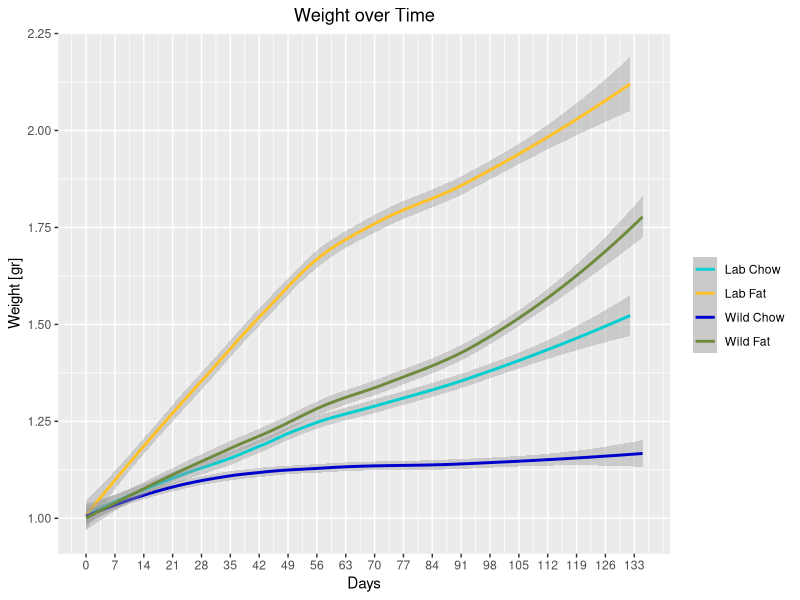
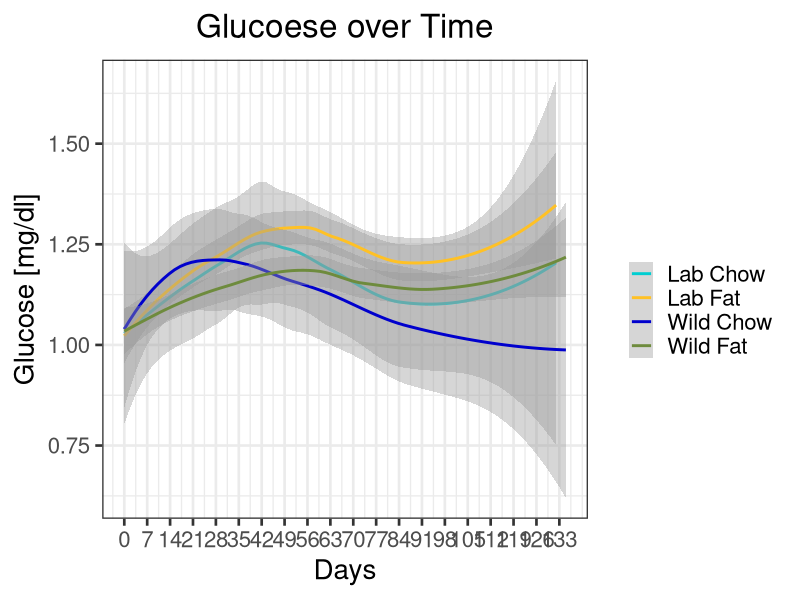
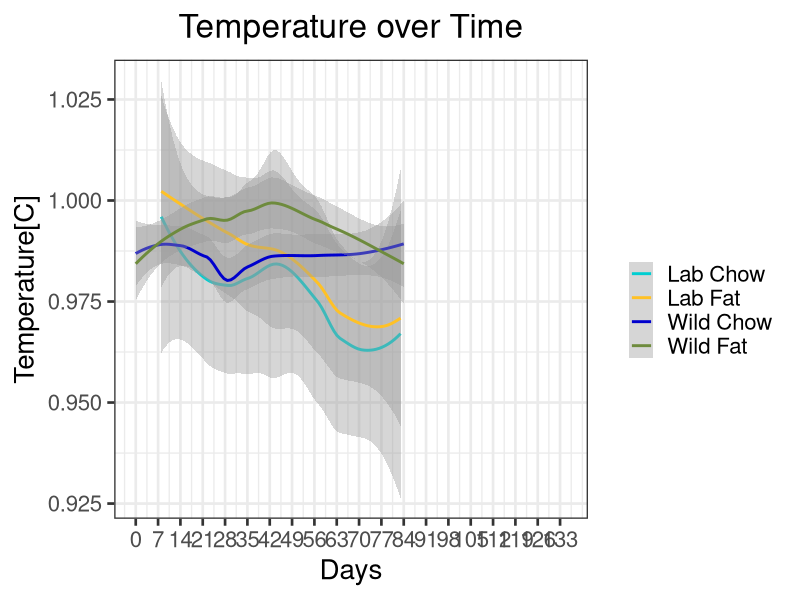

Write R code to recreate these figures, in order. (Note: this script raises an error after producing the figures.)
## ---- chunk 1

setwd("~/Desktop/Research/NAFLD/Experiments/All Experiments togehter")
library(ggplot2)
library(gdata)
library(rlist)
library(ggpubr)
library(gridBase)
library(gridExtra)
#installation of ggpubr, according to websitehttp://www.sthda.com/english/articles/24-ggpubr-publication-ready-plots/81-ggplot2-easy-way-to-mix-multiple-graphs-on-the-same-page/

cd <- read.csv("AllExp.csv")


#Change Date to custome date of R programm, no need now, format is already fine
cd$Date <- as.Date(cd$Date, "%m/%d/%y")

#for calculating days after starting the exp
for (sex in unique(cd$Gender)){

  for (Days in unique(cd$Experiment)) {
  
    for (Days2 in unique(cd$Microbiome)) {
    
    lowdate <- min(cd$Date[cd$Experiment == Days & cd$Microbiome == Days2 & cd$Gender == sex])
  
    cd$Days[cd$Experiment == Days & cd$Microbiome == Days2& cd$Gender == sex] <- cd$Date[cd$Experiment == Days & cd$Microbiome == Days2 & cd$Gender == sex] - lowdate
    }
  }
}

minval <- min(cd$Weight[cd$Gender == "Female"], na.rm = TRUE)
maxval <- max(cd$Weight[cd$Gender == "Female"], na.rm = TRUE)

minvalmales <- min(cd$Weight[cd$Gender == "Male"], na.rm = TRUE)
maxvalmales <- max(cd$Weight[cd$Gender == "Male"], na.rm = TRUE)

maxdays <- max(cd$Days[cd$Gender == "Female"], na.rm = TRUE)
maxdaysmales <- max(cd$Days[cd$Gender == "Male"], na.rm = TRUE)
mindays <- min(cd$Days, na.rm = TRUE)
sex <- "Female"
sex2 <- "Male"

cd$UID <- NA
cd$Temp <- paste(cd$Experiment, cd$Microbiome, cd$Food, cd$Cage, cd$Mouse, cd$Gender)

for (mouse in unique(cd$Temp)) {
  mouse.list <- as.vector(strsplit(mouse, " ")[[1]])
 
  microbiome <- "2"
  if (mouse.list[2] == "Wild") {
   
    microbiome <- "1"
   
        }
 
  food <- "2"
  if (mouse.list[3] == "Fat") {
   
    food <- "1"
   
  }
  
  gender <- "2"
  
  if (mouse.list[6] == "Female") {
    gender <- "1"
    
  }
 
  uid <- paste0(gender, mouse.list[1], microbiome, food, mouse.list[4], mouse.list[5])
 
  cd$UID[cd$Temp == mouse] <- as.numeric(uid)
 
}
 
#create a new variable for proportional weight
cd$PropWeight <- NA
 
#loop through each mouse with UID
for (mouse in unique(cd$UID)) {
 
  #find minimum day (start day) and minimum weight (on start day)
  minDay <- min(cd$Day[cd$UID == mouse])
  minWeight <- cd$Weight[cd$UID == mouse & cd$Day == minDay]
 
  #find and save proportional weight for the current mouse
  cd$PropWeight[cd$UID == mouse] <- cd$Weight[cd$UID == mouse] / minWeight
 
}
#create a new variable for proportional glucose
cd$PropGlucose <- NA
 
#loop through each mouse with UID
for (mouse in unique(cd$UID)) {
 
  #find minimum day (start day) and minimum weight (on start day)
  minDay <- min(cd$Day[cd$UID == mouse])
  minGlucose <- cd$Glucose[cd$UID == mouse & cd$Day == minDay]
 
  #find and save proportional weight for the current mouse
  cd$PropGlucose[cd$UID == mouse] <- cd$Glucose[cd$UID == mouse] / minGlucose
 
}

#create a new variable for proportional glucose
cd$PropTemp <- NA
 
#loop through each mouse with UID
for (mouse in unique(cd$UID)) {
 
  #find minimum day (start day) and minimum weight (on start day)
  minTemp <- logical(0)
  minDay <- 0
  while (length(minTemp) == 0) {
    minDay <- minDay + 1
    minTemp <- cd$Temperature[cd$UID == mouse & cd$Day == minDay]
  }

 
  #find and save proportional weight for the current mouse
  cd$PropTemp[cd$UID == mouse] <- cd$Temperature[cd$UID == mouse] / minTemp
 
}

#Plot proportional weight gain of all mice

cd$Color <- paste(cd$Microbiome, cd$Food)

cdFemale <- subset(cd, cd$Gender == "Female")

plotPropWeightFemale <- ggplot(cdFemale, aes(x = cdFemale$Days, y = cdFemale$PropWeight, color = cdFemale$Color)) +
                                 geom_smooth() +
  scale_x_continuous(breaks=seq(0,maxdays, 7), limits = c(mindays, maxdays)) +
 # xlim(c(mindays, maxdays)) +
  xlab("Days") +
  ylab("Weight [gr]") +
  scale_colour_manual("", values = c("darkturquoise","goldenrod1", "blue3", "darkolivegreen4"), breaks = c("Lab Chow", "Lab Fat", "Wild Chow", "Wild Fat")) +
  theme_set(theme_bw(base_size = 20) ) +
    theme(plot.title = element_text(hjust = 0.5)) +
      ggtitle("Weight over Time")

  

#Plot proportional glucose gain of all mice

cd$Color <- paste(cd$Microbiome, cd$Food)

cdFemale <- subset(cd, cd$Gender == "Female")

plotPropGlucoseFemale <- ggplot(cdFemale, aes(x = cdFemale$Days, y = cdFemale$PropGlucose, color = cdFemale$Color)) +
                                 geom_smooth() +
  scale_x_continuous(breaks=seq(0,maxdays, 7), limits = c(mindays, maxdays)) +
 # xlim(c(mindays, maxdays)) +
  xlab("Days") +
  ylab("Glucose [mg/dl]") +
  scale_colour_manual("", values = c("darkturquoise","goldenrod1", "blue3", "darkolivegreen4"), breaks = c("Lab Chow", "Lab Fat", "Wild Chow", "Wild Fat")) +
  theme_set(theme_bw(base_size = 20) ) +
    theme(plot.title = element_text(hjust = 0.5)) +
      ggtitle("Glucoese over Time")

  

#Plot proportional TEMPERATURE gain of all mice

cd$Color <- paste(cd$Microbiome, cd$Food)

cdFemale <- subset(cd, cd$Gender == "Female")

plotPropTemperatureFemale <- ggplot(cdFemale, aes(x = cdFemale$Days, y = cdFemale$PropTemp, color = cdFemale$Color)) +
                                 geom_smooth() +
  scale_x_continuous(breaks=seq(0,maxdays, 7), limits = c(mindays, maxdays)) +
 # xlim(c(mindays, maxdays)) +
  xlab("Days") +
  ylab("Temperature[C]") +
  scale_colour_manual("", values = c("darkturquoise","goldenrod1", "blue3", "darkolivegreen4"), breaks = c("Lab Chow", "Lab Fat", "Wild Chow", "Wild Fat")) +
  theme_set(theme_bw(base_size = 20) ) +
    theme(plot.title = element_text(hjust = 0.5)) +
      ggtitle("Temperature over Time")

print(plotPropWeightFemale)
  
print(plotPropGlucoseFemale)  
print(plotPropTemperatureFemale)  

cd$WeightBin <- FALSE

cd$WeightBin[cd$PropWeight > 1.25] <- TRUE

FatWildHigh <- subset(cd, cd$WeightBin == TRUE & cd$Microbiome == "Wild" & cd$Food == "Fat" & cd$Days == "31")

cd$WeightBin[cd$PropWeight < 1.25] <- TRUE

FatWildLow <- subset(cd, cd$WeightBin == TRUE & cd$Microbiome == "Wild" & cd$Food == "Fat" & cd$Days == "31")

for (microbiome in unique(cd$Microbiome)){
  
  for(food in unique(cd$Food)){
    
    temp <- subset(cd, cd$Weight[cd$Microbiome == "Wild" & cd$Food == "Fat"])
    
    HistoWeight <- ggplot(data = temp, aes(temp$Weight)) +
      geom_histogram()

print(HistoWeight)
  }
}

HistoWeight <- ggplot(data = cd, aes(cd$Weight)) +
  geom_histogram()

print(HistoWeight)

for (histo in unique(cd$Days)){
  
  day <- subset(cd, cd$Days > "30")
  
  histogrammweight <- ggplot(data = cd, aes(y = cd$Weight))+
    geom_histogram()
  
  
}


print(histogrammweight)


for (sex in unique(cd$Gender)) {
  for (microbiome in unique(cd$Microbiome)) {
    for (food in unique(cd$Food)) {
      
      sub <- subset(cd, cd$Gender == sex & cd$Microbiome == microbiome & cd$Food == food)
      
      model <- lm(sub$Weight~sub$Temperature)
      
      p <- ggplot(data = sub, aes(x = sub$Temperature, y = sub$Weight, color = sub$Days)) + geom_point() + geom_abline(aes(intercept = as.numeric(model[[1]][1]), slope = as.numeric(model[[1]][2]))) + labs(x = "Temperature", y = "Weight", title = paste(sex, microbiome, food), subtitle = paste("Pearson Correlation: ", as.numeric(cor.test(sub$Temperature, sub$Weight)[4]), ", p = ", as.numeric(cor.test(sub$Temperature, sub$Weight)[3])))
      
      print(p)
      
      p2 <- ggplot(data = sub, aes(x = sub$UID, y = sub$Weight, color = sub$Days)) + geom_point()
      
      print(unique(sub$UID))
      
      print(p2)
      
    }
  }
}
